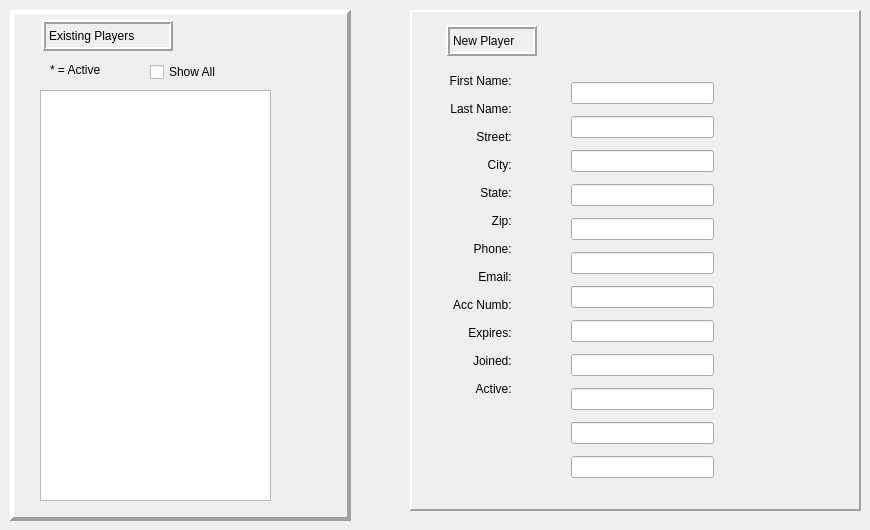
    <widget class="QWidget" name="PlayersTab">
     <attribute name="title">
      <string>Players</string>
     </attribute>
     <widget class="QFrame" name="frame">
      <property name="geometry">
       <rect>
        <x>10</x>
        <y>10</y>
        <width>341</width>
        <height>511</height>
       </rect>
      </property>
      <property name="frameShape">
       <enum>QFrame::Shape::Panel</enum>
      </property>
      <property name="frameShadow">
       <enum>QFrame::Shadow::Raised</enum>
      </property>
      <property name="lineWidth">
       <number>4</number>
      </property>
      <widget class="QLabel" name="label">
       <property name="geometry">
        <rect>
         <x>32</x>
         <y>10</y>
         <width>131</width>
         <height>31</height>
        </rect>
       </property>
       <property name="frameShape">
        <enum>QFrame::Shape::Box</enum>
       </property>
       <property name="frameShadow">
        <enum>QFrame::Shadow::Raised</enum>
       </property>
       <property name="lineWidth">
        <number>2</number>
       </property>
       <property name="text">
        <string>Existing Players</string>
       </property>
      </widget>
      <widget class="QLabel" name="activePlayerLabel">
       <property name="geometry">
        <rect>
         <x>40</x>
         <y>50</y>
         <width>81</width>
         <height>20</height>
        </rect>
       </property>
       <property name="text">
        <string>* = Active</string>
       </property>
      </widget>
      <widget class="QCheckBox" name="showAllPlayers">
       <property name="geometry">
        <rect>
         <x>140</x>
         <y>50</y>
         <width>87</width>
         <height>24</height>
        </rect>
       </property>
       <property name="text">
        <string>Show All</string>
       </property>
      </widget>
      <widget class="QListWidget" name="playersList">
       <property name="geometry">
        <rect>
         <x>30</x>
         <y>80</y>
         <width>231</width>
         <height>411</height>
        </rect>
       </property>
       <property name="verticalScrollBarPolicy">
        <enum>Qt::ScrollBarPolicy::ScrollBarAsNeeded</enum>
       </property>
       <property name="horizontalScrollBarPolicy">
        <enum>Qt::ScrollBarPolicy::ScrollBarAlwaysOff</enum>
       </property>
       <property name="selectionRectVisible">
        <bool>true</bool>
       </property>
       <property name="sortingEnabled">
        <bool>false</bool>
       </property>
      </widget>
     </widget>
     <widget class="QFrame" name="newPlayerFrame">
      <property name="geometry">
       <rect>
        <x>410</x>
        <y>10</y>
        <width>451</width>
        <height>501</height>
       </rect>
      </property>
      <property name="frameShape">
       <enum>QFrame::Shape::Panel</enum>
      </property>
      <property name="frameShadow">
       <enum>QFrame::Shadow::Raised</enum>
      </property>
      <property name="lineWidth">
       <number>2</number>
      </property>
      <widget class="QLabel" name="newEditPlayerLabel">
       <property name="geometry">
        <rect>
         <x>36</x>
         <y>15</y>
         <width>91</width>
         <height>31</height>
        </rect>
       </property>
       <property name="frameShape">
        <enum>QFrame::Shape::Box</enum>
       </property>
       <property name="frameShadow">
        <enum>QFrame::Shadow::Raised</enum>
       </property>
       <property name="lineWidth">
        <number>2</number>
       </property>
       <property name="text">
        <string>New Player</string>
       </property>
      </widget>
      <widget class="QFrame" name="frame_3">
       <property name="geometry">
        <rect>
         <x>30</x>
         <y>55</y>
         <width>122</width>
         <height>431</height>
        </rect>
       </property>
       <property name="frameShape">
        <enum>QFrame::Shape::NoFrame</enum>
       </property>
       <property name="frameShadow">
        <enum>QFrame::Shadow::Raised</enum>
       </property>
       <property name="lineWidth">
        <number>2</number>
       </property>
       <layout class="QFormLayout" name="formLayout">
        <property name="verticalSpacing">
         <number>19</number>
        </property>
        <item row="0" column="0">
         <layout class="QVBoxLayout" name="verticalLayout">
          <property name="spacing">
           <number>14</number>
          </property>
          <item>
           <widget class="QLabel" name="firstNameLabel">
            <property name="enabled">
             <bool>true</bool>
            </property>
            <property name="autoFillBackground">
             <bool>false</bool>
            </property>
            <property name="text">
             <string>First Name: </string>
            </property>
            <property name="scaledContents">
             <bool>false</bool>
            </property>
            <property name="alignment">
             <set>Qt::AlignmentFlag::AlignRight|Qt::AlignmentFlag::AlignTrailing|Qt::AlignmentFlag::AlignVCenter</set>
            </property>
           </widget>
          </item>
          <item>
           <widget class="QLabel" name="lastNameLabel">
            <property name="text">
             <string>Last Name: </string>
            </property>
            <property name="alignment">
             <set>Qt::AlignmentFlag::AlignRight|Qt::AlignmentFlag::AlignTrailing|Qt::AlignmentFlag::AlignVCenter</set>
            </property>
           </widget>
          </item>
          <item>
           <widget class="QLabel" name="streetLabel">
            <property name="text">
             <string>Street: </string>
            </property>
            <property name="alignment">
             <set>Qt::AlignmentFlag::AlignRight|Qt::AlignmentFlag::AlignTrailing|Qt::AlignmentFlag::AlignVCenter</set>
            </property>
           </widget>
          </item>
          <item>
           <widget class="QLabel" name="cityLabel">
            <property name="text">
             <string>City: </string>
            </property>
            <property name="alignment">
             <set>Qt::AlignmentFlag::AlignRight|Qt::AlignmentFlag::AlignTrailing|Qt::AlignmentFlag::AlignVCenter</set>
            </property>
           </widget>
          </item>
          <item>
           <widget class="QLabel" name="stateLabel">
            <property name="text">
             <string>State: </string>
            </property>
            <property name="alignment">
             <set>Qt::AlignmentFlag::AlignRight|Qt::AlignmentFlag::AlignTrailing|Qt::AlignmentFlag::AlignVCenter</set>
            </property>
           </widget>
          </item>
          <item>
           <widget class="QLabel" name="zipLabel">
            <property name="text">
             <string>Zip: </string>
            </property>
            <property name="alignment">
             <set>Qt::AlignmentFlag::AlignRight|Qt::AlignmentFlag::AlignTrailing|Qt::AlignmentFlag::AlignVCenter</set>
            </property>
           </widget>
          </item>
          <item>
           <widget class="QLabel" name="phoneLabel">
            <property name="text">
             <string>Phone: </string>
            </property>
            <property name="alignment">
             <set>Qt::AlignmentFlag::AlignRight|Qt::AlignmentFlag::AlignTrailing|Qt::AlignmentFlag::AlignVCenter</set>
            </property>
           </widget>
          </item>
          <item>
           <widget class="QLabel" name="emailLabel">
            <property name="text">
             <string>Email: </string>
            </property>
            <property name="alignment">
             <set>Qt::AlignmentFlag::AlignRight|Qt::AlignmentFlag::AlignTrailing|Qt::AlignmentFlag::AlignVCenter</set>
            </property>
           </widget>
          </item>
          <item>
           <widget class="QLabel" name="accNumberLabel">
            <property name="text">
             <string>Acc Numb: </string>
            </property>
            <property name="alignment">
             <set>Qt::AlignmentFlag::AlignRight|Qt::AlignmentFlag::AlignTrailing|Qt::AlignmentFlag::AlignVCenter</set>
            </property>
           </widget>
          </item>
          <item>
           <widget class="QLabel" name="expiresLabel">
            <property name="text">
             <string>Expires: </string>
            </property>
            <property name="alignment">
             <set>Qt::AlignmentFlag::AlignRight|Qt::AlignmentFlag::AlignTrailing|Qt::AlignmentFlag::AlignVCenter</set>
            </property>
           </widget>
          </item>
          <item>
           <widget class="QLabel" name="joinedLabel">
            <property name="text">
             <string>Joined: </string>
            </property>
            <property name="alignment">
             <set>Qt::AlignmentFlag::AlignRight|Qt::AlignmentFlag::AlignTrailing|Qt::AlignmentFlag::AlignVCenter</set>
            </property>
           </widget>
          </item>
          <item>
           <widget class="QLabel" name="activeLabel">
            <property name="text">
             <string>Active: </string>
            </property>
            <property name="alignment">
             <set>Qt::AlignmentFlag::AlignRight|Qt::AlignmentFlag::AlignTrailing|Qt::AlignmentFlag::AlignVCenter</set>
            </property>
           </widget>
          </item>
         </layout>
        </item>
       </layout>
      </widget>
      <widget class="QWidget" name="layoutWidget">
       <property name="geometry">
        <rect>
         <x>152</x>
         <y>61</y>
         <width>152</width>
         <height>421</height>
        </rect>
       </property>
       <layout class="QVBoxLayout" name="verticalLayout_2">
        <property name="spacing">
         <number>1</number>
        </property>
        <property name="leftMargin">
         <number>9</number>
        </property>
        <item>
         <widget class="QLineEdit" name="playerFirstNameEntry"/>
        </item>
        <item>
         <widget class="QLineEdit" name="playerLastNameEntry"/>
        </item>
        <item>
         <widget class="QLineEdit" name="playerStreetEntry"/>
        </item>
        <item>
         <widget class="QLineEdit" name="playerCityEntry"/>
        </item>
        <item>
         <widget class="QLineEdit" name="playerStateEntry"/>
        </item>
        <item>
         <widget class="QLineEdit" name="playerZipEntry"/>
        </item>
        <item>
         <widget class="QLineEdit" name="playerPhoneEntry"/>
        </item>
        <item>
         <widget class="QLineEdit" name="playerEmailEntry"/>
        </item>
        <item>
         <widget class="QLineEdit" name="playerACCNumberEntry"/>
        </item>
        <item>
         <widget class="QLineEdit" name="playerExpiresEntry"/>
        </item>
        <item>
         <widget class="QLineEdit" name="playerJoinedEntry"/>
        </item>
        <item>
         <widget class="QLineEdit" name="playerActiveEntry"/>
        </item>
       </layout>
      </widget>
     </widget>
    </widget>
